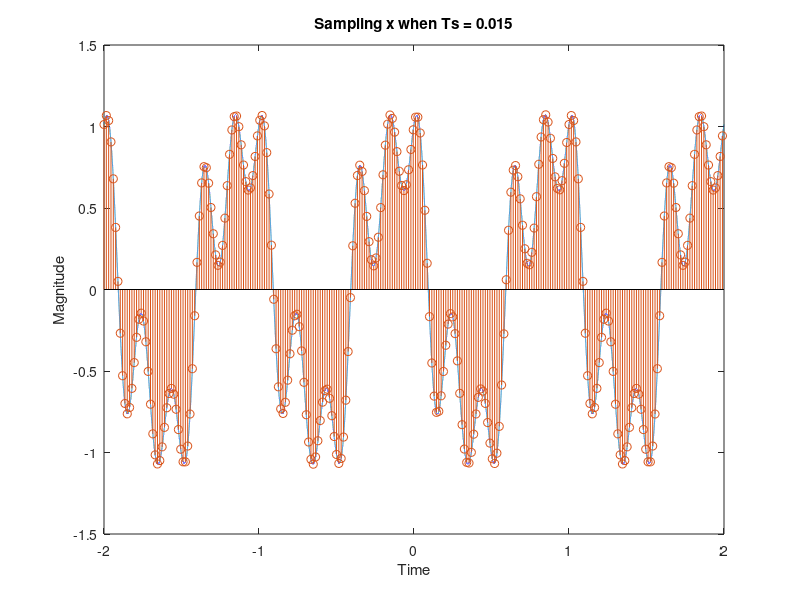

Recreate this plot in MATLAB. (Note: this script raises an error after producing the figure.)
D = mod(22103132, 7);
Ts = 0.005*(D+1);
t_continuous = -2:Ts/1000:2; 
t_sampling = -2:Ts:2;


x = 0.25*cos(2*pi*3*t_continuous+pi/8)+0.4*cos(2*pi*5*t_continuous-1.2)+0.9*cos(2*pi*t_continuous+pi/4);
Xn = 0.25*cos(2*pi*3*t_sampling+pi/8)+0.4*cos(2*pi*5*t_sampling-1.2)+0.9*cos(2*pi*t_sampling+pi/4);


plot(t_continuous,x);
hold on;
stem(t_sampling, Xn);
title("Sampling x when Ts = 0.015");
ylabel("Magnitude");
xlabel("Time");
hold off;

t_continuous = -2:Ts/500:2-Ts/500;

figure;
xR = DtoA(0, Ts, 4, Xn);
plot(t_continuous, xR);
title(" Zero order Recovery of x when Ts = 0.015");
ylabel("Magnitude");
xlabel("Time");

figure;
xR = DtoA(1, Ts, 4, Xn);
plot(t_continuous, xR);
title(" Linear Recovery of x when Ts = 0.015");
ylabel("Magnitude");
xlabel("Time");

figure;
xR = DtoA(2, Ts, 4, Xn);
plot(t_continuous, xR);
title(" Ideal Recovery of x when Ts = 0.015");
ylabel("Magnitude");
xlabel("Time");


function [xR] = DtoA(type,Ts,dur,Xn)
    p = generateInterp(type, Ts, dur);
    l = length(Xn)*500+length(p);
    xR = zeros(1,l );
    for x = 1: length(Xn)
        xR(1+500*(x-1): 500*(x-1) + length(p)) = Xn(x)*p+ xR(1+500*(x-1): 500*(x-1) +length(p));
    end
    xR = xR(250*length(Xn)+1:end-250*length(Xn));
end


function [p]=generateInterp(type,Ts,dur)
    t = -dur/2 : Ts/500 : dur/2 -Ts/500;
    % zero-order
    if type == 0
        p =zeros(1,length(t));
            p(t>=-1/2*Ts & t < 1/2*Ts) = 1;

    % linear
    elseif type == 1
        p = zeros(1, length(t));
        p(t>-Ts & t <Ts) = 1-abs(t(t>-Ts & t < Ts))/Ts;

    % ideal
    elseif type == 2
        p = sin(pi*t/Ts)./ (pi* t/Ts);
        p(t==0) = 1;
    end
end